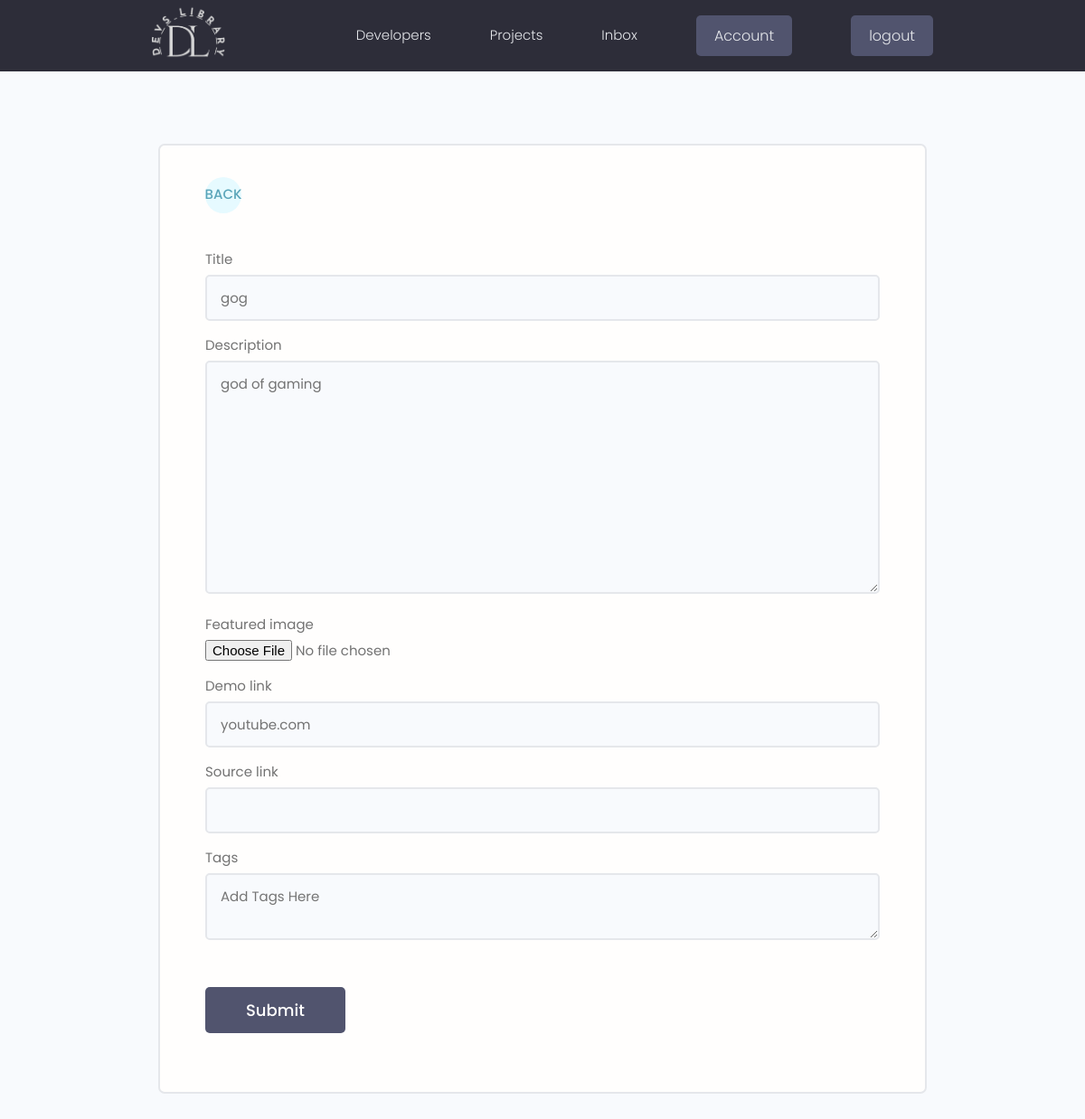
The app's page /projects/update-project/16c60acd-dc6e-46ff-84e3-6056b22697ef (signed in) with its own data.
### crudapp/models.py (models this page shows, shortened)
class Project(models.Model):
    owner = models.ForeignKey(Profile, null=True, blank=True, on_delete=models.CASCADE)
    title = models.CharField(max_length=200)
    description = models.TextField(null=True, blank=True)
    featured_image = models.ImageField(null=True, blank=True, default="default.jpg")
    demo_link = models.CharField(max_length=2000, null=True, blank=True)
    source_link = models.CharField(max_length=2000, null=True, blank=True)
    tags = models.ManyToManyField('Tag', blank=True)
    vote_total = models.IntegerField(default=0, null=True, blank=True)
    vote_ratio = models.IntegerField(default=0, null=True, blank=True)
    created = models.DateTimeField(auto_now_add=True)
    id = models.UUIDField(default=uuid.uuid4, unique=True,primary_key=True, editable=False)
    class Meta:
        ordering=['-vote_ratio','-vote_total','title']

### crudapp/views.py (the view, shortened to what this page needs)
# urls.py: path('update-project/<str:pk>', views.updateproject,name="updateproject"),
@login_required(login_url="login")
def updateproject(request,pk):
    profile=request.user.profile
    project=profile.project_set.get(id=pk)
    form=ProjectForm(instance=project)
    context={"form":form,'project':project}
    return render(request,"crudapp/create-form.html",context)

### crudapp/forms.py
class ProjectForm(ModelForm):
    class Meta:
        model=Project
        fields="__all__"
        exclude=["vote_total","vote_ratio","owner",'tags']
        widgets={
            'tags':forms.CheckboxSelectMultiple(),
        }
    def __init__(self,*args,**kwargs):
        super(ProjectForm,self).__init__(*args,**kwargs)
        for key,value in self.fields.items():
            value.widget.attrs.update({'class':'input'})

### Templates/crudapp/create-form.html (shortened to what this page needs)
{% extends 'base.html' %}
{% block body %}
<main class="formPage my-xl">
    <div class="content-box">
        <div class="formWrapper">
            <a class="backButton" href="{%url 'account'%}">BACK</a>
            <br>
            <form class="form" method="POST" action="" enctype="multipart/form-data">{%csrf_token%}
                {%for i in form %}
                <div class="form__field">
                    <label for="formInput#text">{{i.label}}</label>
                    {{i}}
                </div>
                {%endfor%}
                <div class="form__field">
                    <label for="formInput#text">Tags</label>
                    <textarea class='input' name="newtags" placeholder="Add Tags Here"></textarea>
                </div>
                <input class="btn btn--sub btn--lg  my-md" type="submit" value="Submit" />
            </form>
        </div>
    </div>
</main>
{% endblock body %}

### static/styles/app.css (style rules this page uses)
:root { --color-sub: #2d2d39; }
.btn--sub { background-color: var(--color-sub-light); }
.content-box { width: 95%; max-width: 85rem; margin: 0 auto; }
.backButton { background: var(--color-main-light); color: var(--color-main); width: 4rem; height: 4rem; display: flex; align-items: center; justify-content: center; border-radius: 50%; }
.formPage .formWrapper { list-style: none; background: var(--color-white); padding: 3.5rem 5rem; border: 2px solid var(--color-light); border-radius: 0.7rem; }

### static/uikit/styles/modules/_variables.css (style rules this page uses)
:root { --color-main: #5aa5b9; --color-main-light: #e6faff; --color-sub: #3f4156; --color-sub-light: #51546e; --color-sub-lighter: #ededfd; --color-text: #737373; --color-gray: #8b8b8b; --color-light: #e5e7eb; --color-light-gray: #767676; --color-bg: #f8fafd; --color-white: #fffefd; --color-white-light: #f3f3f3; --color-success: #359e64; --color-success-bg: #def8e8; --color-error: #fc4b0b; --color-error-bg: #fff2ee; --font-base: 'Poppins', arial, helvetica, 'Segoe UI', roboto, ubuntu, sans-serif; --font-monospace: 'Fira Code', 'Courier New', courier, monospace; --font-regular: 300; --font-medium: 500; --font-bold: 700; --generic-shadow: 1px 1px 5px #00000010; --generic-transition: all 0.3s ease-in-out; }

### static/uikit/styles/modules/_base.css (style rules this page uses)
* { margin: 0; padding: 0; box-sizing: border-box; text-rendering: optimizeLegibility; color: inherit; font-size: inherit; }
html { font-size: 50%; }
@media only screen and (min-width: 480px) { html { font-size: 56.25%; } }
@media only screen and (min-width: 1200px) { html { font-size: 62.5%; } }
body { line-height: 1.6; font-weight: 400; font-size: 1.5rem; color: var(--color-text); background-color: var(--color-bg); min-height: 100vh; }

### static/uikit/styles/modules/_typography.css (style rules this page uses)
* { font-family: var(--font-base); }
a { padding-bottom: 2px; text-decoration: none; display: inline-block; color: var(--color-main); font-weight: var(--font-medium); }

### static/uikit/styles/modules/_utilities.css (style rules this page uses)
.my-md { margin: 3rem auto; }
.my-xl { margin: 8rem auto; }

### static/uikit/styles/modules/_button.css (style rules this page uses)
.btn { display: inline-block; position: relative; cursor: pointer; background-color: var(--color-light); font-weight: var(--font-medium); color: var(--color-sub); text-decoration: none; padding: 1rem 2rem; border-radius: 0.5rem; border: none; width: -webkit-fit-content; width: -moz-fit-content; width: fit-content; height: -webkit-fit-content; height: -moz-fit-content; height: fit-content; font-size: 1.6rem; outline-width: 0; outline-color: transparent; -webkit-backface-visibility: hidden; backface-visibility: hidden; transition: all 0.3s ease-in-out; }
.btn--sub { background-color: var(--color-sub); color: var(--color-white); }
.btn--lg { font-size: 1.8rem; padding: 1.2rem 4.5rem; }

### static/uikit/styles/modules/_form.css (style rules this page uses)
.form { display: block; }
.form__field { margin-top: 1.5rem; margin-bottom: 1.5rem; }
.form__label, .form__field > label { display: block; margin-bottom: 0.5rem; color: var(--color-text); }
input.input[type='text'], input.input[type='email'], input.input[type='password'], input.input[type='number'], textarea.input { min-width: 24rem; width: 100%; padding: 1.2rem 1.5rem; border-radius: 0.5rem; border: 2px solid var(--color-light); transition: all 0.3s ease-in-out; background-color: var(--color-bg); }

### records on screen
Project: form "gog" "god of gaming" "youtube.com"

### other values on screen
{{ i.label }} "Title" "Description" "Featured image" "Demo link" "Source link"
